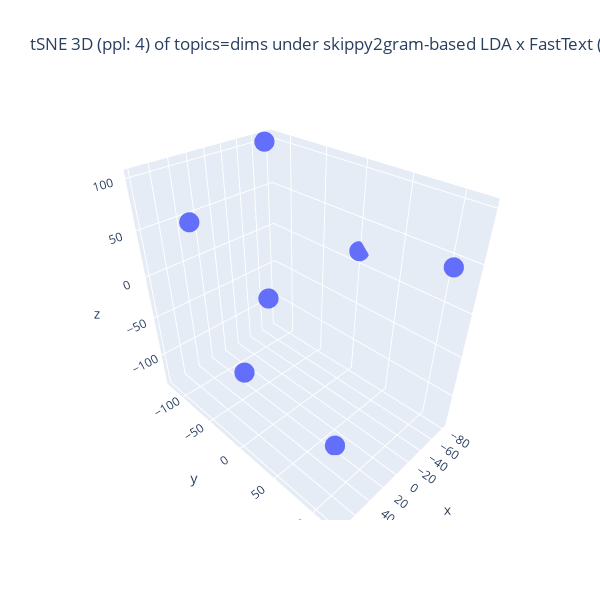

The code cell stored with this chart in its notebook:
### Code cell
%%capture --no-display

## Plotlyを使って tSNE の結果の可視化 (3D)
import numpy as np
import plotly.graph_objects as go

## 変数の指定
d1, d2, d3 = topic_tsne_3d[:,0], topic_tsne_3d[:,1], topic_tsne_3d[:,2]
fig = go.Figure(data = [go.Scatter3d(x = d1, y = d2, z = d3,
                                     mode = 'markers', marker = dict(size = 7)) ])

## 3D 散布図にラベルを追加する処理は未実装
if use_FastText:
    if use_LDA:
        title_val = f"tSNE 3D (ppl: {top_perplexity_val}) of topics=dims under {term_type}-based LDA x FastText ({n_topics} dims=topics)"
    else:
        title_val = f"tSNE 3D (ppl: {top_perplexity_val}) of dims under FastText ({n_topics} dims=topics)"
else:
    title_val = f"tSNE 3D (ppl: {top_perplexity_val}) of topics {term_type}-based LDA ({n_topics} topics)"
#
fig.update_layout(title = dict(text = title_val),
                  autosize = False, width = 600, height = 600,)
fig.show()

### Figure 1 — Plotly figure (JSON) as saved in the notebook; plotly's stock layout.template omitted (floating-point values rounded to 4 significant figures)
{"data": [{"marker": {"size": 7}, "mode": "markers", "type": "scatter3d", "x": [-81.03, 79.06, -69.92, 70.33, -48.0, 19.9, -46.59], "y": [2.096, -45.51, -122.7, -1.612, 120.2, 67.75, -99.89], "z": [16.24, 85.59, 100.4, -51.42, 60.39, -135.5, -72.8]}], "layout": {"autosize": false, "height": 600, "title": {"text": "tSNE 3D (ppl: 4) of topics=dims under skippy2gram-based LDA x FastText (7 dims=topics)"}, "width": 600}}
